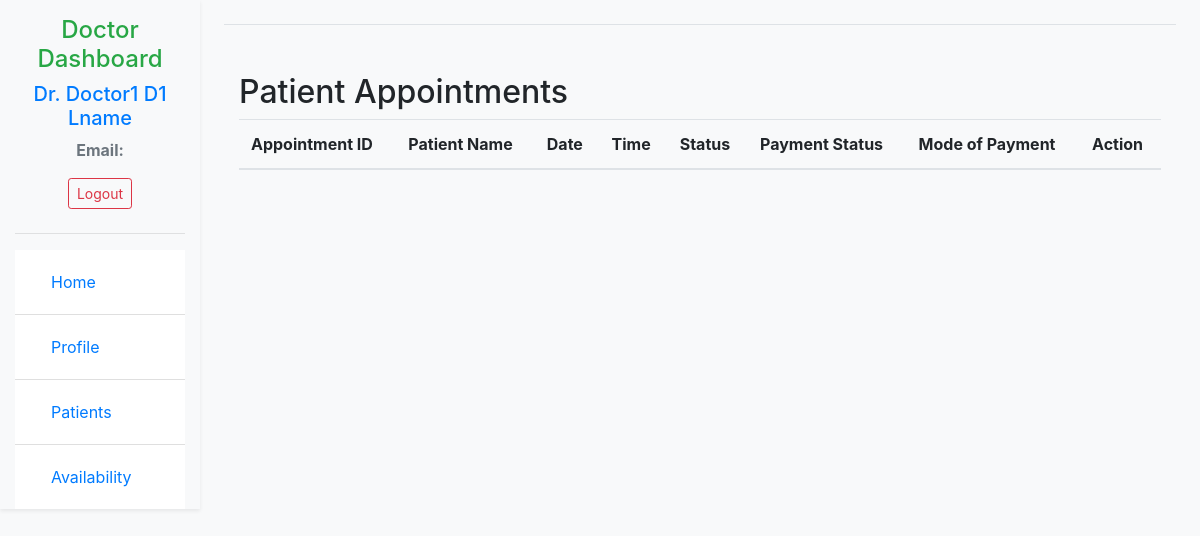
The page /patient_management/ (signed in) on the database as committed earlier.
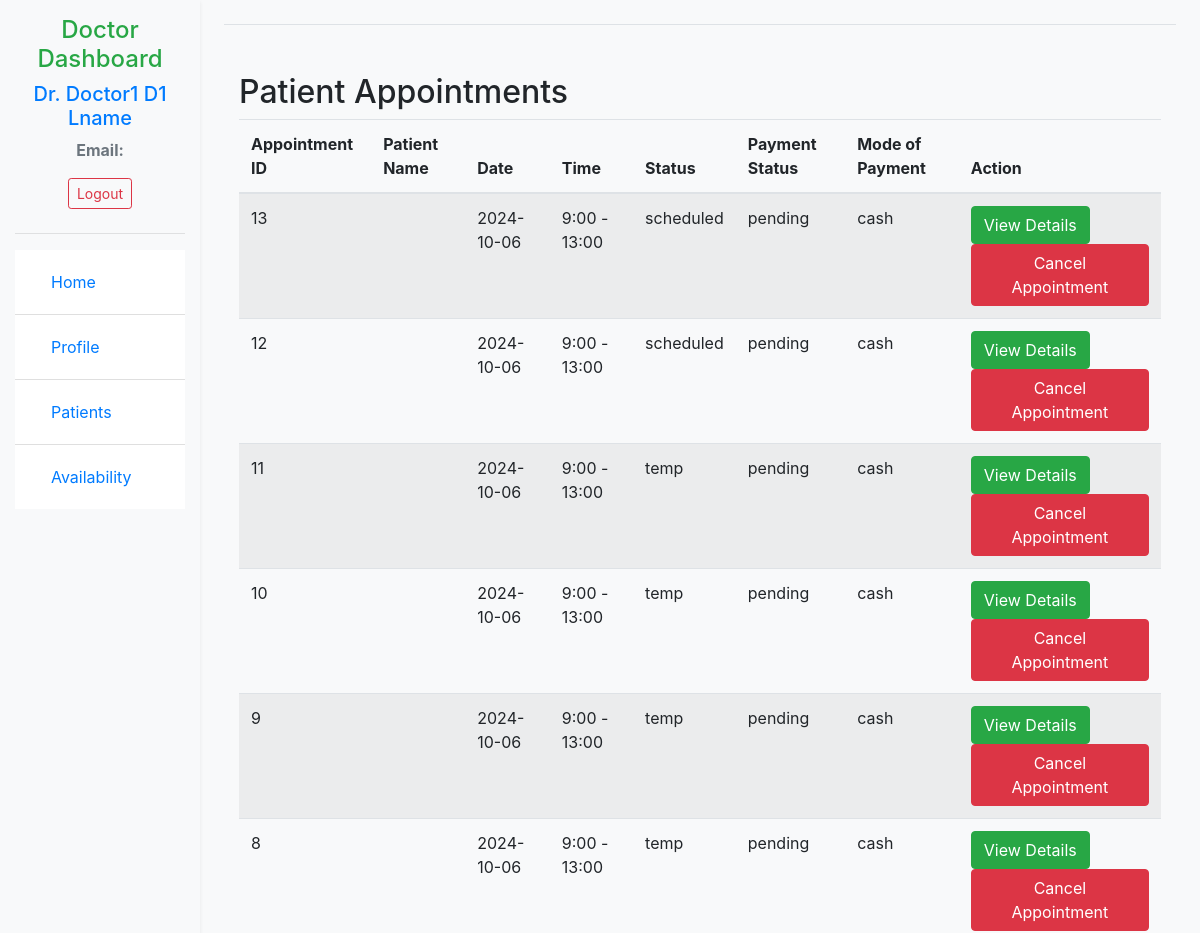
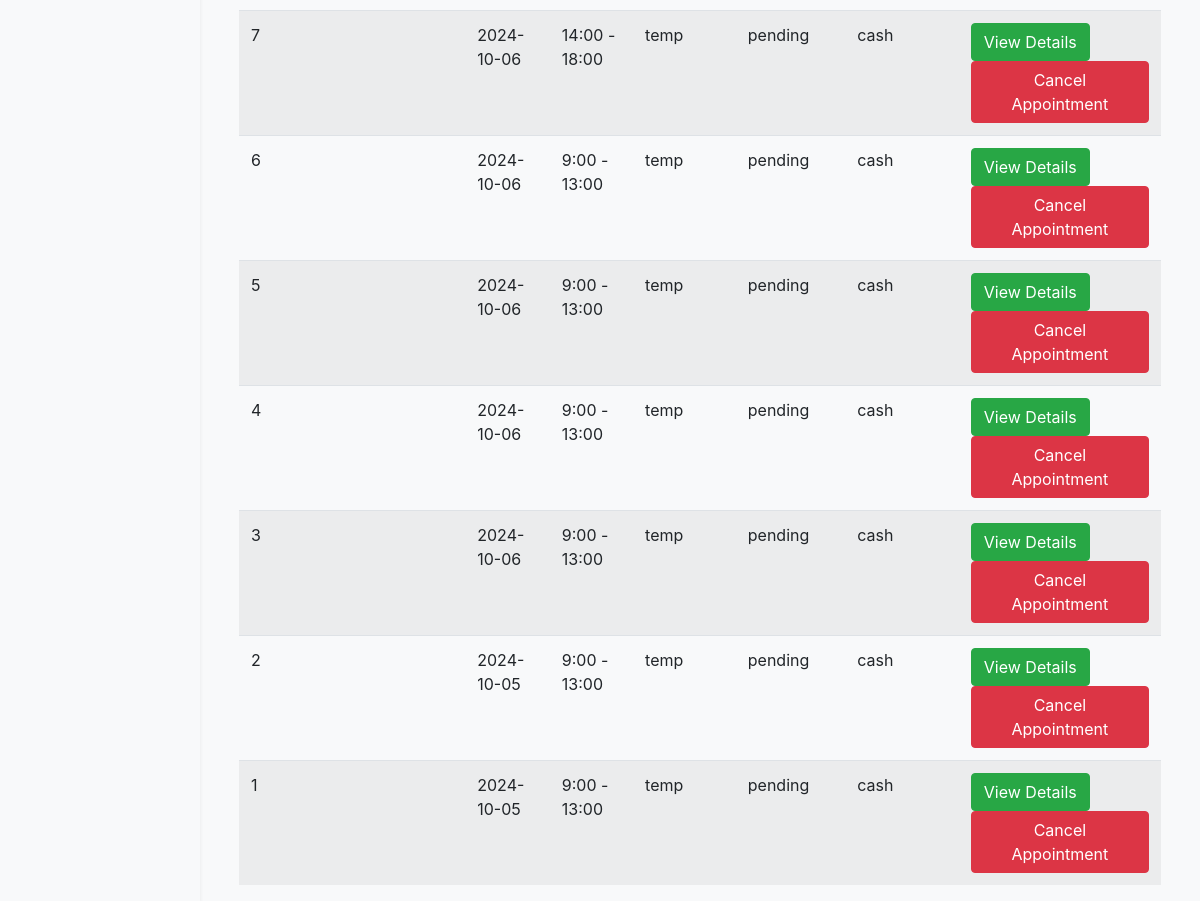
The same page on the database as committed later (2 pictures, top to bottom).
### main_app/models.py (models this page shows, shortened)
class Appointment(models.Model):
    STATUS_CHOICES = [
        ('temp', 'Temporary'),
        ('scheduled', 'Scheduled'),
        ('completed', 'Completed'),
        ('cancelled', 'Cancelled'),
        ('no-show', 'No Show'),
    ]
    PAYMENT_CHOICES = [
        ('pending', 'Pending'),
        ('paid', 'Paid'),
        ('cancelled', 'Cancelled'),
        ('refunded', 'Refunded'),
    ]
    MODE_CHOICES = [
        ('cash', 'Cash'),
        ('card', 'Card'),
        ('netbanking', 'Net Banking'),
        ('upi', 'UPI'),
    ]
    patient = models.ForeignKey(CustomUser, on_delete=models.CASCADE, related_name='patient_appointments')
    doctor = models.ForeignKey(CustomUser, on_delete=models.CASCADE, related_name='doctor_appointments')
    department = models.CharField(max_length=100)
    appointment_date = models.CharField(max_length=20)
    appointment_time = models.CharField(max_length=20)
    status = models.CharField(max_length=20, choices=STATUS_CHOICES, default='temp')
    payment_status = models.CharField(max_length=20, choices=PAYMENT_CHOICES, default='pending')
    mode_of_payment = models.CharField(max_length=50, choices=MODE_CHOICES, default='cash')

### main_app/views.py (the view)
# urls.py: path('patient_management/', PatientManagementView.as_view(), name='patient_management'),
class PatientManagementView(LoginRequiredMixin, View):
    template_name = 'patient_management.html'
    def get(self, request):
        appointments = Appointment.objects.filter(doctor=request.user).order_by('-id')
        profile = CustomUser.objects.get(id=request.user.id)
        context = {
            'first_name': profile.first_name,
            'last_name': profile.last_name,
            'appointments': appointments
        }
        return render(request, self.template_name, context)

### templates/patient_management.html (shortened to what this page needs)
{% extends 'doctor_dashboard_base.html' %}
{% block content %}
<div class="container mt-5">
<h2>Patient Appointments</h2>
<table class="table table-striped">
    <thead>
        <tr>
            <th>Appointment ID</th>
            <th>Patient Name</th>
            <th>Date</th>
            <th>Time</th>
            <th>Status</th>
            <th>Payment Status</th>
            <th>Mode of Payment</th>
            <th>Action</th>
        </tr>
    </thead>
    <tbody>
        {% for appointment in appointments %}
        <tr>
            <td>{{ appointment.id }}</td>
            <td>{{ appointment.patient.first_name }} {{appointment.patient.last_name}}</td>
            <td>{{ appointment.appointment_date }}</td>
            <td>{{ appointment.appointment_time }}</td>
            <td>{{ appointment.status }}</td>
            <td>{{ appointment.payment_status }}</td>
            <td>{{ appointment.mode_of_payment }}</td>
            <td>
                <a href="view_appointment/?appointment_id={{ appointment.id }}" class="btn btn-success">View Details</a>
                {% if appointment.status != 'cancelled' %}
                    <button class="btn btn-danger">Cancel Appointment</button>
                {% else %}
                    <button class="btn btn-danger" disabled>Cancel Appointment</button>
                {% endif %}
            </td>
        </tr>
        {% endfor %}
    </tbody>
</table>
{% endblock %}

Rows that differ between the two databases and show on the page:
added Appointment: id "13", appointment_date "2024-10-06", appointment_time "9:00 - 13:00", status "scheduled", payment_status "pending", mode_of_payment "cash", shows "Cancel Appointment"
added Appointment: id "12", appointment_date "2024-10-06", appointment_time "9:00 - 13:00", status "scheduled", payment_status "pending", mode_of_payment "cash", shows "Cancel Appointment"
added Appointment: id "11", appointment_date "2024-10-06", appointment_time "9:00 - 13:00", status "temp", payment_status "pending", mode_of_payment "cash", shows "Cancel Appointment"
added Appointment: id "10", appointment_date "2024-10-06", appointment_time "9:00 - 13:00", status "temp", payment_status "pending", mode_of_payment "cash", shows "Cancel Appointment"
added Appointment: id "9", appointment_date "2024-10-06", appointment_time "9:00 - 13:00", status "temp", payment_status "pending", mode_of_payment "cash", shows "Cancel Appointment"
added Appointment: id "8", appointment_date "2024-10-06", appointment_time "9:00 - 13:00", status "temp", payment_status "pending", mode_of_payment "cash", shows "Cancel Appointment"
added Appointment: id "7", appointment_date "2024-10-06", appointment_time "14:00 - 18:00", status "temp", payment_status "pending", mode_of_payment "cash", shows "Cancel Appointment"
added Appointment: id "6", appointment_date "2024-10-06", appointment_time "9:00 - 13:00", status "temp", payment_status "pending", mode_of_payment "cash", shows "Cancel Appointment"
added Appointment: id "5", appointment_date "2024-10-06", appointment_time "9:00 - 13:00", status "temp", payment_status "pending", mode_of_payment "cash", shows "Cancel Appointment"
added Appointment: id "4", appointment_date "2024-10-06", appointment_time "9:00 - 13:00", status "temp", payment_status "pending", mode_of_payment "cash", shows "Cancel Appointment"
added Appointment: id "3", appointment_date "2024-10-06", appointment_time "9:00 - 13:00", status "temp", payment_status "pending", mode_of_payment "cash", shows "Cancel Appointment"
added Appointment: id "2", appointment_date "2024-10-05", appointment_time "9:00 - 13:00", status "temp", payment_status "pending", mode_of_payment "cash", shows "Cancel Appointment"
added Appointment: id "1", appointment_date "2024-10-05", appointment_time "9:00 - 13:00", status "temp", payment_status "pending", mode_of_payment "cash", shows "Cancel Appointment"
